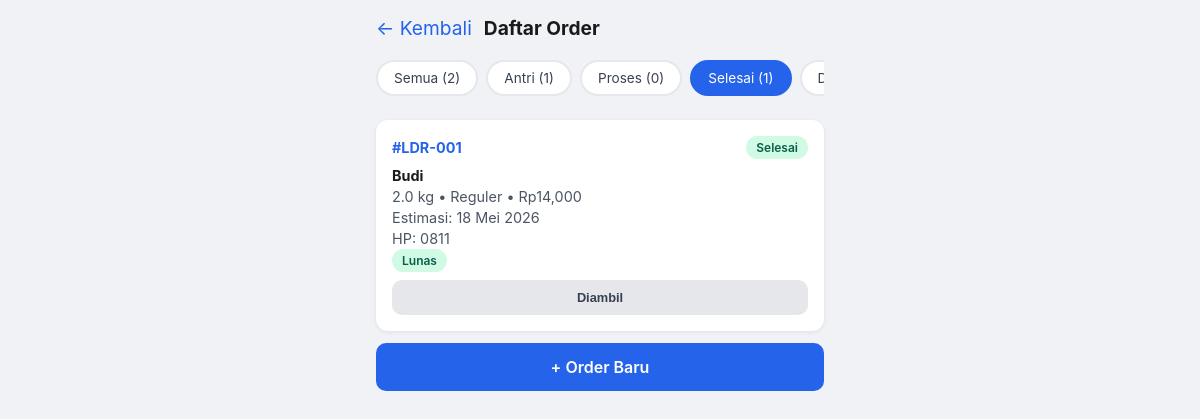
Page /daftar-order?status=selesai on the committed database.
### tables this page shows
CREATE TABLE orders (
                id INTEGER PRIMARY KEY AUTOINCREMENT,
                order_number TEXT UNIQUE NOT NULL,
                customer_name TEXT NOT NULL,
                customer_phone TEXT,
                weight_kg REAL NOT NULL,
                service_type TEXT NOT NULL CHECK(service_type IN ('reguler','express')),
                price_per_kg INTEGER NOT NULL,
                total_price INTEGER NOT NULL,
                status TEXT NOT NULL DEFAULT 'antri'
                    CHECK(status IN ('antri','proses','selesai','diambil')),
                estimated_date TEXT NOT NULL,
                is_paid INTEGER NOT NULL DEFAULT 0,
                created_at TIMESTAMP DEFAULT CURRENT_TIMESTAMP
            );

### app.py (the view)
@app.route("/daftar-order")
def daftar_order():
    status = request.args.get("status")
    orders = get_all_orders(status)
    counts = get_status_counts()
    return render_template("daftar_order.html", orders=orders, status_filter=status, counts=counts)

### app.py (called while the page is built)
@app.template_filter("tgl_id")
def tgl_id_filter(date_str):
    if not date_str:
        return ""
    try:
        dt = datetime.strptime(date_str, "%Y-%m-%d")
        return f"{dt.day} {BULAN[dt.month - 1]} {dt.year}"
    except:
        return date_str

### database.py (called while the page is built)
def get_db():
    conn = sqlite3.connect(DB_PATH)
    conn.row_factory = sqlite3.Row
    conn.execute("PRAGMA journal_mode=WAL")
    return conn

def get_all_orders(status=None):
    with get_db() as db:
        if status:
            rows = db.execute(
                "SELECT * FROM orders WHERE status = ? ORDER BY created_at ASC",
                (status,)
            ).fetchall()
        else:
            rows = db.execute(
                "SELECT * FROM orders ORDER BY created_at ASC"
            ).fetchall()
        return [dict(r) for r in rows]

def get_status_counts():
    with get_db() as db:
        rows = db.execute("""
            SELECT status, COUNT(*) as count
            FROM orders
            GROUP BY status
        """).fetchall()
        counts = {r["status"]: r["count"] for r in rows}
        counts["total"] = sum(counts.values())
        return counts

### templates/daftar_order.html (shortened to what this page needs)
{% extends "base.html" %}
{% block content %}
<div class="page-title">
    <a href="/">&larr; Kembali</a>
    <h2>Daftar Order</h2>
</div>
<div class="filter-bar">
    <a href="/daftar-order" class="filter-btn {% if not status_filter %}active{% endif %}">Semua ({{ counts.total }})</a>
    <a href="/daftar-order?status=antri" class="filter-btn {% if status_filter == 'antri' %}active{% endif %}">Antri ({{ counts.get('antri', 0) }})</a>
    <a href="/daftar-order?status=proses" class="filter-btn {% if status_filter == 'proses' %}active{% endif %}">Proses ({{ counts.get('proses', 0) }})</a>
    <a href="/daftar-order?status=selesai" class="filter-btn {% if status_filter == 'selesai' %}active{% endif %}">Selesai ({{ counts.get('selesai', 0) }})</a>
    <a href="/daftar-order?status=diambil" class="filter-btn {% if status_filter == 'diambil' %}active{% endif %}">Diambil ({{ counts.get('diambil', 0) }})</a>
</div>
{% if orders %}
    {% for order in orders %}
    <div class="order-card">
        <div class="order-header">
            <span class="order-number">#{{ order.order_number }}</span>
            <span class="badge badge-{{ order.status }}">{{ order.status|title }}</span>
        </div>
        <div class="order-body">
            <p><strong>{{ order.customer_name }}</strong></p>
            <p>{{ order.weight_kg }} kg &bull; {{ order.service_type|title }} &bull; Rp{{ "{:,.0f}".format(order.total_price) }}</p>
            <p>Estimasi: {{ order.estimated_date|tgl_id }}</p>
            {% if order.customer_phone %}
            <p>HP: {{ order.customer_phone }}</p>
            {% endif %}
            <p>
                {% if order.is_paid %}
                <span class="badge badge-lunas">Lunas</span>
                {% else %}
                <span class="badge badge-belum-bayar">Belum Bayar</span>
                {% endif %}
            </p>
        </div>
        <div class="order-actions">
            {% if order.status == 'selesai' %}
            <form method="POST" action="/order/{{ order.id }}/status">
                <button class="btn btn-secondary">Diambil</button>
            </form>
            {% endif %}
        </div>
    </div>
    {% endfor %}
{% else %}
<div class="card" style="text-align:center;color:#6b7280;">
    <p style="font-size:1.2rem;margin-bottom:8px;">Belum ada order</p>
    <p style="font-size:0.9rem;">Klik "+ Order Baru" untuk mencatat order pertama</p>
</div>
{% endif %}
<a href="/order-baru" class="btn">+ Order Baru</a>
{% endblock %}

### static/style.css (style rules this page uses)
* { margin: 0; padding: 0; box-sizing: border-box; }
body { font-family: -apple-system, BlinkMacSystemFont, 'Segoe UI', Roboto, sans-serif; background: #f0f2f5; color: #1a1a1a; padding: 16px; max-width: 480px; margin: 0 auto; min-height: 100vh; }
.btn { display: block; width: 100%; background: #2563eb; color: white; padding: 14px; border: none; border-radius: 10px; font-size: 1rem; font-weight: 600; text-align: center; text-decoration: none; cursor: pointer; }
.btn-secondary { background: #e5e7eb; color: #374151; }
.page-title { display: flex; align-items: center; gap: 12px; margin-bottom: 20px; }
.page-title a { color: #2563eb; text-decoration: none; font-size: 1.2rem; }
.page-title h2 { font-size: 1.2rem; }
.filter-bar { display: flex; gap: 8px; overflow-x: auto; padding-bottom: 8px; margin-bottom: 16px; }
.filter-btn { flex-shrink: 0; padding: 8px 16px; border: 2px solid #e5e7eb; border-radius: 20px; background: white; color: #374151; font-size: 0.85rem; cursor: pointer; text-decoration: none; }
.filter-btn.active { border-color: #2563eb; background: #2563eb; color: white; }
.order-card { background: white; border-radius: 12px; padding: 16px; margin-bottom: 12px; box-shadow: 0 1px 4px rgba(0,0,0,0.08); }
.order-header { display: flex; justify-content: space-between; align-items: center; margin-bottom: 8px; }
.order-number { font-weight: 700; color: #2563eb; font-size: 0.9rem; }
.badge { padding: 4px 10px; border-radius: 12px; font-size: 0.75rem; font-weight: 600; }
.badge-selesai { background: #d1fae5; color: #065f46; }
.badge-lunas { background: #d1fae5; color: #065f46; }
.order-body { font-size: 0.9rem; color: #4b5563; }
.order-body p { margin-bottom: 4px; }
.order-body strong { color: #1a1a1a; }
.order-actions { display: flex; gap: 8px; margin-top: 12px; }
.order-actions form { flex: 1; }
.order-actions .btn { font-size: 0.8rem; padding: 10px; }

### rows in the picture
orders: order_number "LDR-001", status "Selesai", customer_name "Budi", weight_kg "2.0", service_type "Reguler", total_price "14,000", estimated_date|tgl_id "18 Mei 2026", customer_phone "0811", is_paid "Lunas"

### other values in the picture
{{ counts.total }} "2"
{{ counts.get('antri', 0) }} "1"
{{ counts.get('proses', 0) }} "0"
{{ counts.get('selesai', 0) }} "1"
